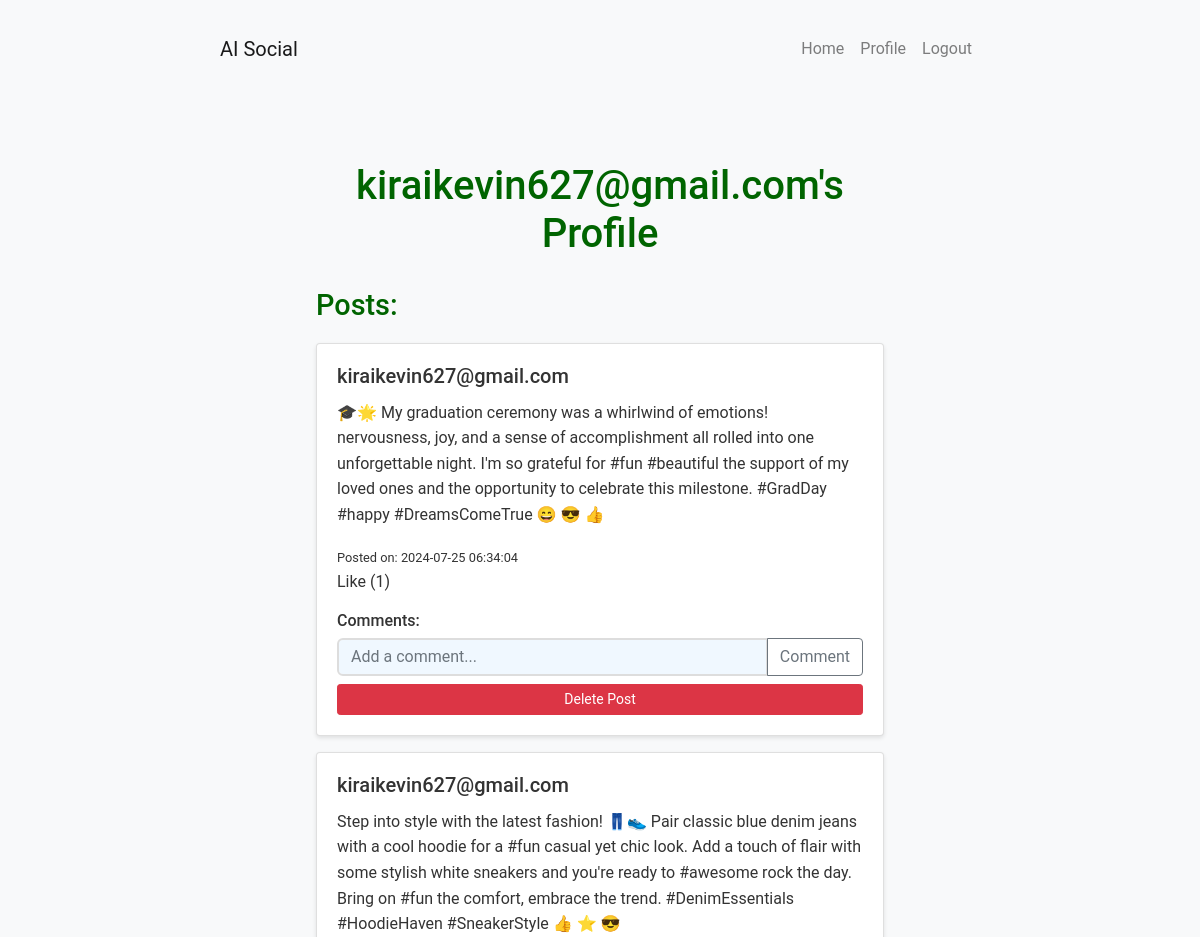
Before: /profile/kiraikevin627@gmail.com (signed in, upper part) with the older database file.
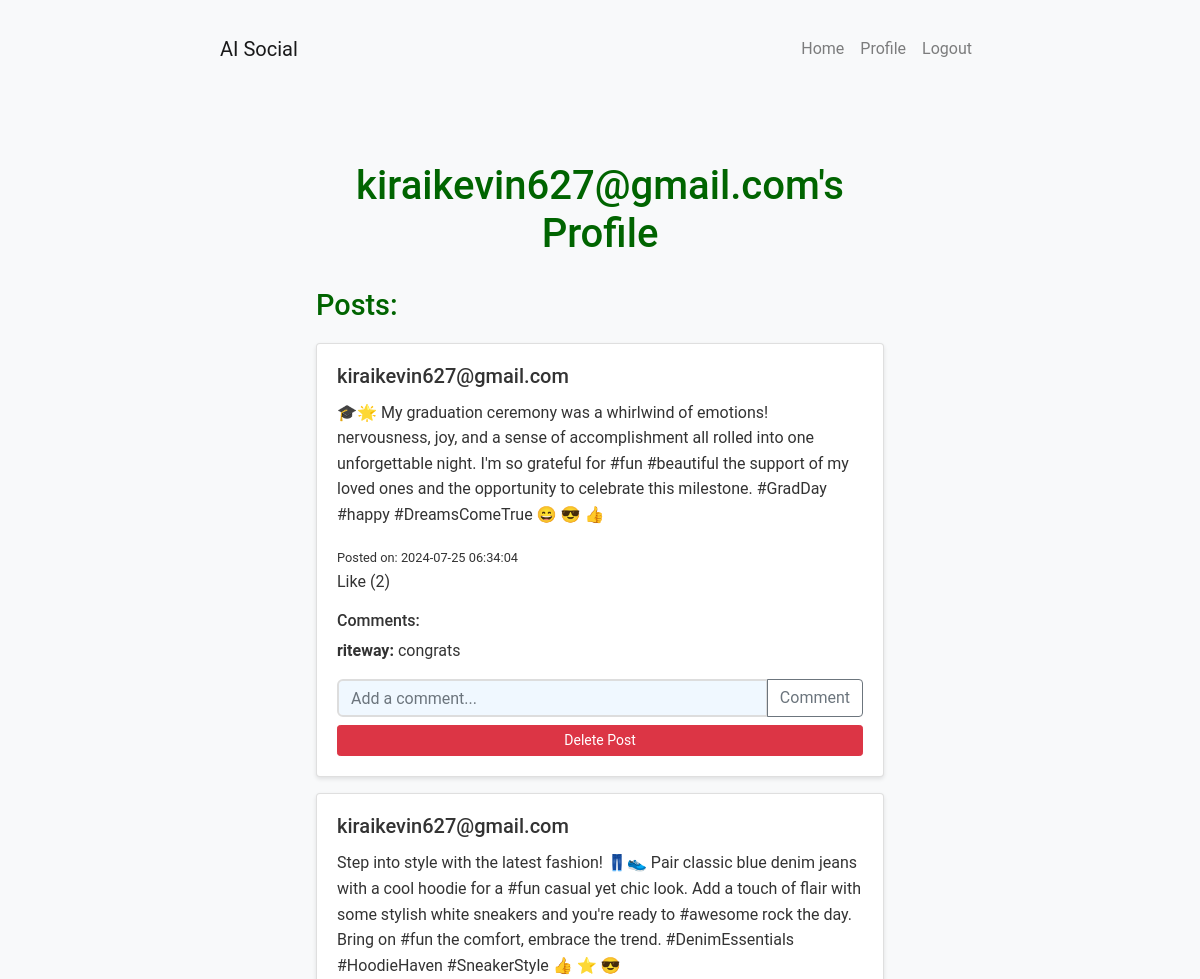
After: the same page with the newer database file.
### models.py (models this page shows)
class Post(db.Model):
    id = db.Column(db.Integer, primary_key=True)
    content = db.Column(db.Text, nullable=False)
    timestamp = db.Column(db.DateTime, index=True, default=datetime.utcnow)
    user_id = db.Column(db.Integer, db.ForeignKey('user.id'))
    comments = db.relationship('Comment', backref='post', lazy='dynamic')
    likes = db.relationship('Like', backref='post', lazy='dynamic')

class User(UserMixin, db.Model):
    id = db.Column(db.Integer, primary_key=True)
    username = db.Column(db.String(64), unique=True, nullable=False)
    password = db.Column(db.String(128), nullable=False)
    posts = db.relationship('Post', backref='author', lazy='dynamic')
    comments = db.relationship('Comment', backref='author', lazy='dynamic')
    likes = db.relationship('Like', backref='user', lazy='dynamic')

class Comment(db.Model):
    id = db.Column(db.Integer, primary_key=True)
    content = db.Column(db.Text, nullable=False)
    timestamp = db.Column(db.DateTime, index=True, default=datetime.utcnow)
    user_id = db.Column(db.Integer, db.ForeignKey('user.id'))
    post_id = db.Column(db.Integer, db.ForeignKey('post.id'))

### app.py (the view)
@app.route('/profile/<username>')
@login_required
def profile(username):
    user = User.query.filter_by(username=username).first_or_404()
    posts = Post.query.filter_by(author=user).order_by(Post.timestamp.desc()).all()
    return render_template('profile.html', user=user, posts=posts)

### app.py (called while the page is built)
@login_manager.user_loader
def load_user(user_id):
    return User.query.get(int(user_id))

### templates/profile.html (shortened to what this page needs)
{% extends "base.html" %}
{% block content %}
<div class="container">
    <h1>{{ user.username }}'s Profile</h1>
    <h2>Posts:</h2>
    {% for post in posts %}
    <div class="card mb-3">
        <div class="card-body">
            <h5 class="card-title">{{ post.author.username }}</h5>
            <p>{{ post.content }}</p>
            <small>Posted on: {{ post.timestamp.strftime('%Y-%m-%d %H:%M:%S') }}</small>
            <p>Like ({{ post.likes.count() }})</p>
            <h6 class="mt-3">Comments:</h6>
            {% for comment in post.comments %}
            <p><strong>{{ comment.author.username }}:</strong> {{ comment.content }}</p>
            {% endfor %}
            <div class="input-group">
                <input type="text" class="form-control" placeholder="Add a comment...">
                <div class="input-group-append">
                    <button class="btn btn-outline-secondary" type="button">Comment</button>
                </div>
            </div>
            {% if current_user.id == post.author.id %}
            <form action="{{ url_for('delete_post', post_id=post.id) }}" method="POST" class="mt-2 delete-form">
                <button type="submit" class="btn btn-danger btn-sm delete-button" onclick="return confirm('Are you sure you want to delete this post?');">
                    Delete Post
                </button>
            </form>
            {% endif %}
        </div>
    </div>
    {% endfor %}
</div>
{% endblock %}

Changed rows visible on the page:
computed for Post (number 1 of 2 on the later page): likes.count "1" → "2"
added Comment: author.username "riteway", content "congrats", shown under Post (number 1 of 2 on the later page)
